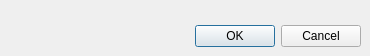
<?xml version="1.0" encoding="UTF-8"?>
<ui version="4.0">
 <class>Dialog</class>
 <widget class="QDialog" name="Dialog">
  <property name="geometry">
   <rect>
    <x>0</x>
    <y>0</y>
    <width>370</width>
    <height>56</height>
   </rect>
  </property>
  <property name="windowTitle">
   <string>Dialog</string>
  </property>
  <widget class="QDialogButtonBox" name="buttonBox">
   <property name="geometry">
    <rect>
     <x>20</x>
     <y>20</y>
     <width>341</width>
     <height>32</height>
    </rect>
   </property>
   <property name="orientation">
    <enum>Qt::Horizontal</enum>
   </property>
   <property name="standardButtons">
    <set>QDialogButtonBox::Cancel|QDialogButtonBox::Ok</set>
   </property>
  </widget>
 </widget>
 <resources/>
 <connections>
  <connection>
   <sender>buttonBox</sender>
   <signal>accepted()</signal>
   <receiver>Dialog</receiver>
   <slot>accept()</slot>
   <hints>
    <hint type="sourcelabel">
     <x>248</x>
     <y>254</y>
    </hint>
    <hint type="destinationlabel">
     <x>157</x>
     <y>274</y>
    </hint>
   </hints>
  </connection>
  <connection>
   <sender>buttonBox</sender>
   <signal>rejected()</signal>
   <receiver>Dialog</receiver>
   <slot>reject()</slot>
   <hints>
    <hint type="sourcelabel">
     <x>316</x>
     <y>260</y>
    </hint>
    <hint type="destinationlabel">
     <x>286</x>
     <y>274</y>
    </hint>
   </hints>
  </connection>
 </connections>
</ui>
